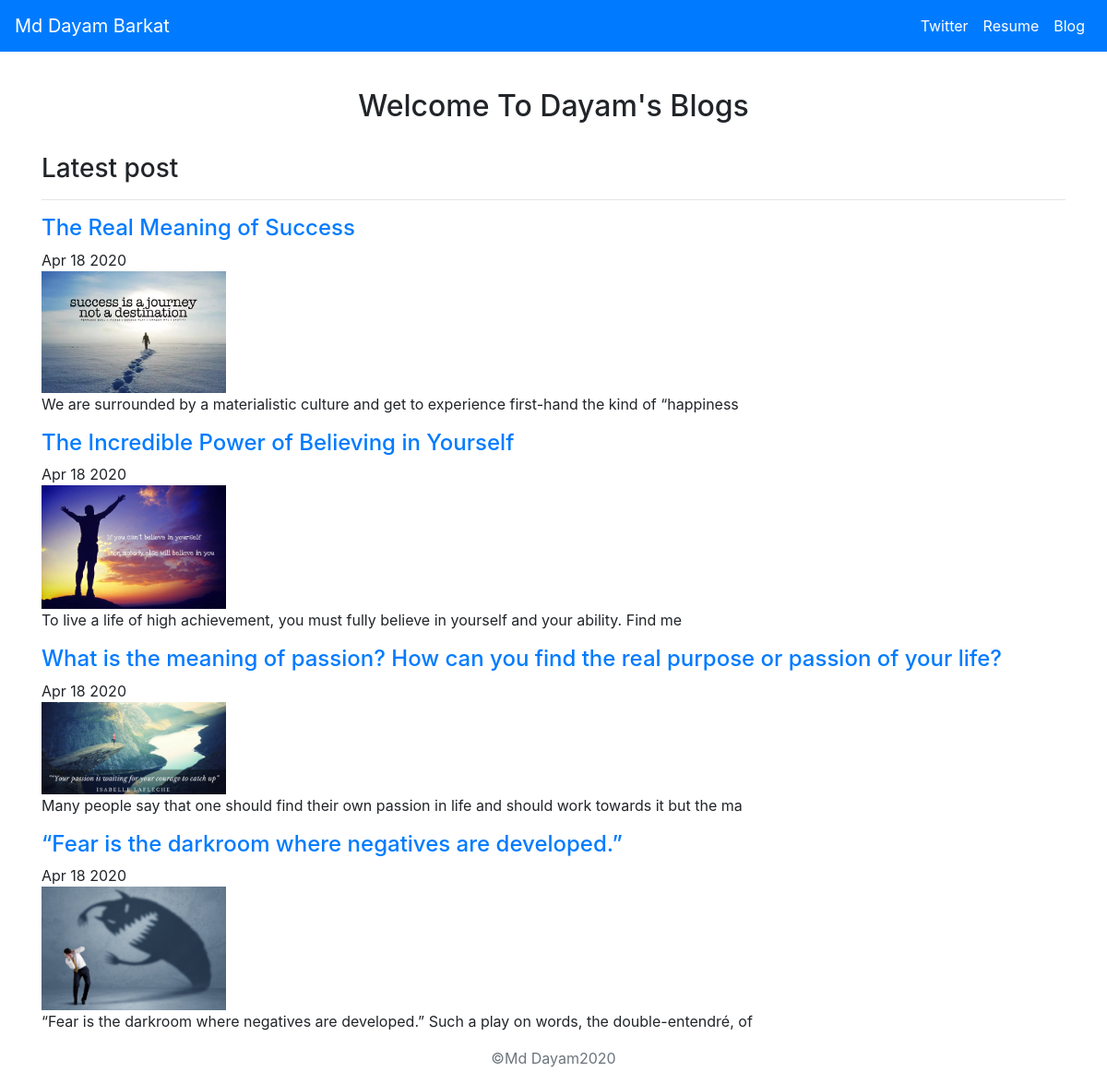
Screenshot of /blog/ with the database file from the repository.
### blog/models.py (models this page shows)
class Blog(models.Model):
    title=models.CharField(max_length=200)
    pub_date=models.DateTimeField()
    body=models.TextField()
    image=models.ImageField(upload_to='images/')
    def summary(self):
        return self.body[:100]
    def pub_date_pretty(self):
        return self.pub_date.strftime('%b %e %Y')

### blog/views.py (the view)
# urls.py: path('',views.allblogs,name='allblogs'),
def allblogs(request):
    blogs=Blog.objects.all()
    return render(request,'blog/allblogs.html',{'blogs':blogs})

### blog/templates/blog/allblogs.html (shortened to what this page needs)
<!doctype html>
<html lang="en">
{% load staticfiles %}
  <head>
    <link rel="stylesheet" href="https://stackpath.bootstrapcdn.com/bootstrap/4.4.1/css/bootstrap.min.css">
  </head>
  <body>
    <nav class="navbar navbar-expand-lg navbar-dark bg-primary">
  <a class="navbar-brand" href=" {% url 'home'%}">Md Dayam Barkat</a>
  <div class="collapse navbar-collapse" id="navbarSupportedContent">
    <ul class="navbar-nav ml-auto">
      <li class="nav-item active">
        <a class="nav-link" href="http://twitter.com/dayam_md">Twitter <span class="sr-only">(current)</span></a>
      </li>
      <li class="nav-item active">
        <a class="nav-link" href="{% static 'my_resume (1).pdf' %}"  >Resume</a>
      </li>
      <li class="nav-item active">
        <a class="nav-link  active" href="{% url 'allblogs'%}">Blog</a>
      </li>
    </ul>
  </div>
</nav>
    <br/>
    <div class="container">
   <center><h2 class="text-center pt-3"> Welcome To Dayam's Blogs</h2></center>
        <br/>
        <h3>Latest post</h3>
        <hr/>
        {% for blog in blogs.all%}
       <a href=" {% url 'detail' blog.id%}"><h4>{{blog.title}}</h4></a>
        {{blog.pub_date_pretty}}
        <br/>
        <img class="img-fluid" src="{{blog.image.url}}" height="200" width="200"/>
        <br/>
        <p>{{blog.summary}}</p>
        {%endfor%}
        </div>
      <footer class="text-muted">
        <div class="container">
          <center>
            <p>©Md Dayam{% now "Y"%}</p>
          </center>
        </div>
      </footer>
  </body>
</html>

### rows the page displays
Blog: title "The Real Meaning of Success", pub_date_pretty "Apr 18 2020", image (picture), summary "We are surrounded by a materialistic culture and get to experience first-hand the kind of “happiness"
Blog: title "The Incredible Power of Believing in Yourself", pub_date_pretty "Apr 18 2020", image (picture), summary "To live a life of high achievement, you must fully believe in yourself and your ability. Find me"
Blog: title "What is the meaning of passion? How can you find the real purpose or passion of your life?", pub_date_pretty "Apr 18 2020", image (picture), summary "Many people say that one should find their own passion in life and should work towards it but the ma"
Blog: title "“Fear is the darkroom where negatives are developed.”", pub_date_pretty "Apr 18 2020", image (picture), summary "“Fear is the darkroom where negatives are developed.” Such a play on words, the double-entendré, of"
